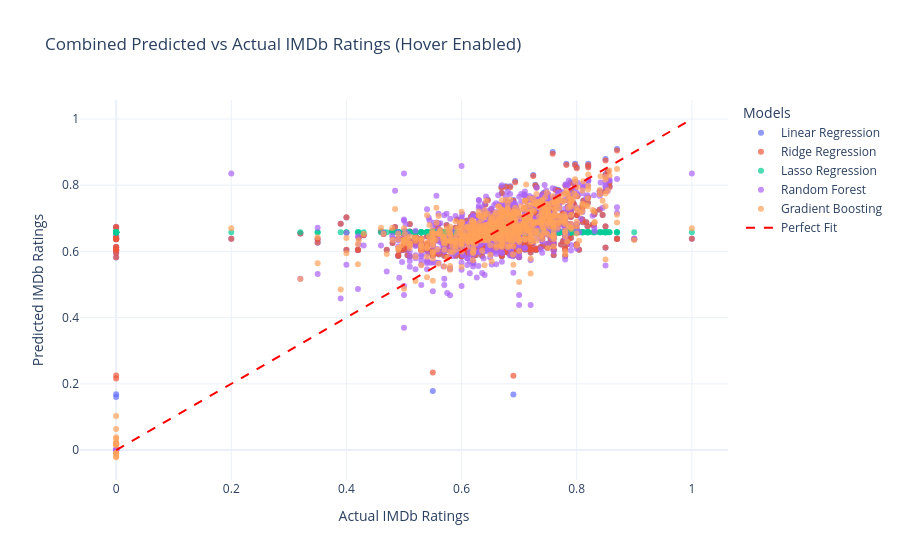

The notebook cell this image was saved under:
### Code cell
import plotly.graph_objects as go

# Prepare data for hover-enabled scatter plot
fig = go.Figure()

for model_name, model in models.items():
    y_pred = model.predict(X_test)
    fig.add_trace(go.Scatter(
        x=y_test,
        y=y_pred,
        mode='markers',
        name=model_name,
        hovertemplate=(
            f"<b>Model:</b> {model_name}<br>" +
            "<b>Actual Rating:</b> %{x:.2f}<br>" +
            "<b>Predicted Rating:</b> %{y:.2f}<extra></extra>"
        ),
        marker=dict(size=6, opacity=0.7)
    ))

# Add a line for perfect predictions
fig.add_trace(go.Scatter(
    x=[y_test.min(), y_test.max()],
    y=[y_test.min(), y_test.max()],
    mode='lines',
    name='Perfect Fit',
    line=dict(color='red', dash='dash')
))

# Customize layout
fig.update_layout(
    title="Combined Predicted vs Actual IMDb Ratings (Hover Enabled)",
    xaxis_title="Actual IMDb Ratings",
    yaxis_title="Predicted IMDb Ratings",
    template="plotly_white",
    legend_title="Models"
)

# Show the plot
fig.show()

### Figure 1 — Plotly figure (JSON) as saved in the notebook; plotly's stock layout.template omitted (floating-point values rounded to 4 significant figures; data arrays with more than 128 entries replaced by an {"elided": "..."} marker saying what was removed)
{"data": [{"hovertemplate": "<b>Model:</b> Linear Regression<br><b>Actual Rating:</b> %{x:.2f}<br><b>Predicted Rating:</b> %{y:.2f}<extra></extra>", "marker": {"opacity": 0.7, "size": 6}, "mode": "markers", "name": "Linear Regression", "type": "scatter", "x": {"elided": "766 float values"}, "y": {"elided": "766 float values"}}, {"hovertemplate": "<b>Model:</b> Ridge Regression<br><b>Actual Rating:</b> %{x:.2f}<br><b>Predicted Rating:</b> %{y:.2f}<extra></extra>", "marker": {"opacity": 0.7, "size": 6}, "mode": "markers", "name": "Ridge Regression", "type": "scatter", "x": {"elided": "766 float values"}, "y": {"elided": "766 float values"}}, {"hovertemplate": "<b>Model:</b> Lasso Regression<br><b>Actual Rating:</b> %{x:.2f}<br><b>Predicted Rating:</b> %{y:.2f}<extra></extra>", "marker": {"opacity": 0.7, "size": 6}, "mode": "markers", "name": "Lasso Regression", "type": "scatter", "x": {"elided": "766 float values"}, "y": {"elided": "766 float values"}}, {"hovertemplate": "<b>Model:</b> Random Forest<br><b>Actual Rating:</b> %{x:.2f}<br><b>Predicted Rating:</b> %{y:.2f}<extra></extra>", "marker": {"opacity": 0.7, "size": 6}, "mode": "markers", "name": "Random Forest", "type": "scatter", "x": {"elided": "766 float values"}, "y": {"elided": "766 float values"}}, {"hovertemplate": "<b>Model:</b> Gradient Boosting<br><b>Actual Rating:</b> %{x:.2f}<br><b>Predicted Rating:</b> %{y:.2f}<extra></extra>", "marker": {"opacity": 0.7, "size": 6}, "mode": "markers", "name": "Gradient Boosting", "type": "scatter", "x": {"elided": "766 float values"}, "y": {"elided": "766 float values"}}, {"line": {"color": "red", "dash": "dash"}, "mode": "lines", "name": "Perfect Fit", "type": "scatter", "x": [0, 1], "y": [0, 1]}], "layout": {"autosize": true, "legend": {"title": {"text": "Models"}}, "title": {"text": "Combined Predicted vs Actual IMDb Ratings (Hover Enabled)"}, "xaxis": {"autorange": true, "range": [-0.06112, 1.061], "showspikes": false, "title": {"text": "Actual IMDb Ratings"}, "type": "linear"}, "yaxis": {"autorange": true, "range": [-0.1041, 1.058], "showspikes": false, "title": {"text": "Predicted IMDb Ratings"}, "type": "linear"}}}
